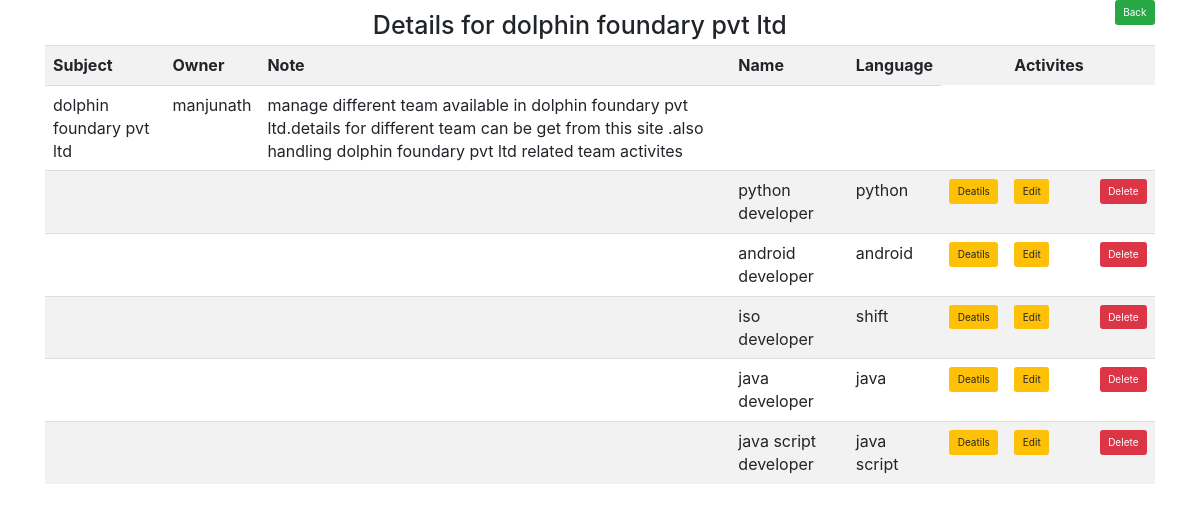
Screenshot of /modelformapp/3/collection_each_details/ with the database file from the repository.
### modelformapp/models.py (models this page shows, shortened)
class Collection(models.Model):
    subject = models.CharField(max_length=300, blank=True)
    owner = models.CharField(max_length=300, blank=True)
    note = models.TextField(blank=True)

class CollectionTitle(models.Model):
    collection = models.ForeignKey(Collection, on_delete=models.CASCADE)
    name = models.CharField(max_length=500, verbose_name="Title")
    language = models.CharField(max_length=100)

### modelformapp/views.py (the view)
# urls.py: path('<int:id>/collection_each_details/', views.collection_each_details, name='collection_each_details'),
def collection_each_details(request,id=None):
    collection_obj = get_object_or_404(Collection, pk=id)
    return render(request,'modelformapp/collection_each_details.html', {'collection_obj': collection_obj})

### tutorial/templates/modelformapp/collection_each_details.html (shortened to what this page needs)
{% extends 'base.html' %}
{% load static %}
{% block content %}
  <div class="container">
      <div class="row">
        <div class="col-md-12">
          <p>
            <a class="btn btn-success float-right" href="{%  url 'collection_details' %}">Back</a>
          </p>
          <div class="row justify-content-center">
            <h1>Details for {{collection_obj.subject}}</h1>
          </div>
          <div class="table-responsive">
            <table id="userTable" class="table table-striped">
            <tr>
              <th>Subject</th>
              <th>Owner</th>
              <th>Note</th>
              <th>Name</th>
              <th>Language</th>
              <th></th>
              <th>Activites</th>
              <th></th>
          </tr>
          {% if collection_obj %}
              <tr>
                <td class="userName userData" name="name">{{collection_obj.subject}}</td>
                <td class="userAddress userData" name="address">{{collection_obj.owner}}</td>
                <td class="userAge userData" name="age">{{collection_obj.note}}</td>
                <td></td>
                <td></td>
              </tr>
              <tr>
                  {% for c_data in collection_obj.collectiontitle_set.all %}
                  <td></td>
                  <td></td>
                  <td></td>
                  <td class="userAge userData" name="age">{{c_data.name}}</td>
                  <td class="userAge userData" name="age">{{c_data.language}}</td>
                  <div class="text-right">
                  <td>
                  <a class="btn btn-warning" href="{%  url 'collection_title_detail' c_data.id %}">Deatils</a>
                  </td>
                  <td>
                  <a class="btn btn-warning" href="{%  url 'collection_title_edit' c_data.id %}">Edit</a>
                  </td>
                  <td>
                  <a class="btn btn-danger" href="{%  url 'collection_title_delete' c_data.id %}">Delete</a>
                  </td>
              </tr>
              {% endfor %}
          {% else %}
            <p>No book avaialble</p>
          {% endif %}
        </table>
      </div>
    </div>
    </div>
     </div>
{% endblock %}

### rows the page displays
Collection: subject "dolphin foundary pvt ltd", owner "manjunath", note "manage different team available in dolphin foundary pvt ltd.details for different team can be get from this site .also handling dolphin foundary pvt ltd related team activites"
CollectionTitle: name "python developer", language "python"
CollectionTitle: name "android developer", language "android"
CollectionTitle: name "iso developer", language "shift"
CollectionTitle: name "java developer", language "java"
CollectionTitle: name "java script developer", language "java script"
